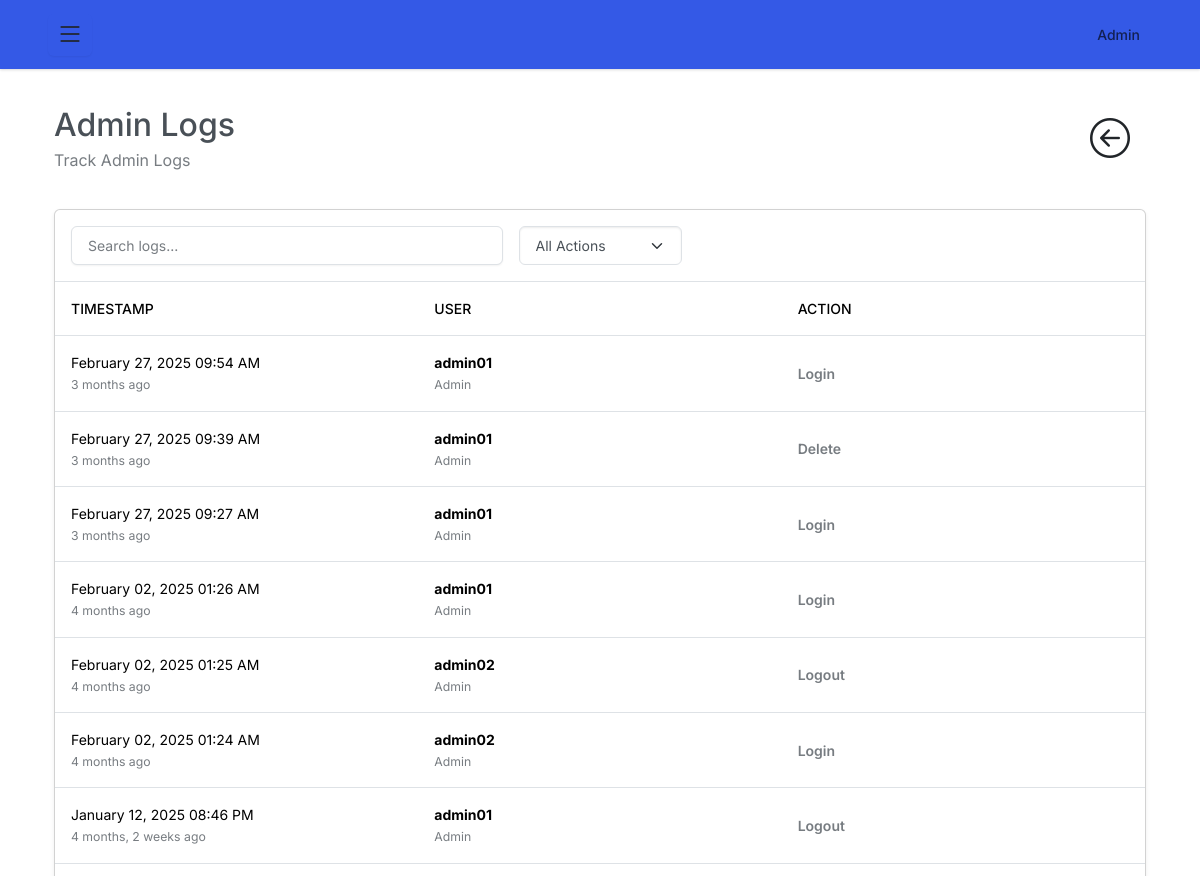
The page /user-admin/audit-trail/ (signed in, upper part) on the database as committed earlier.
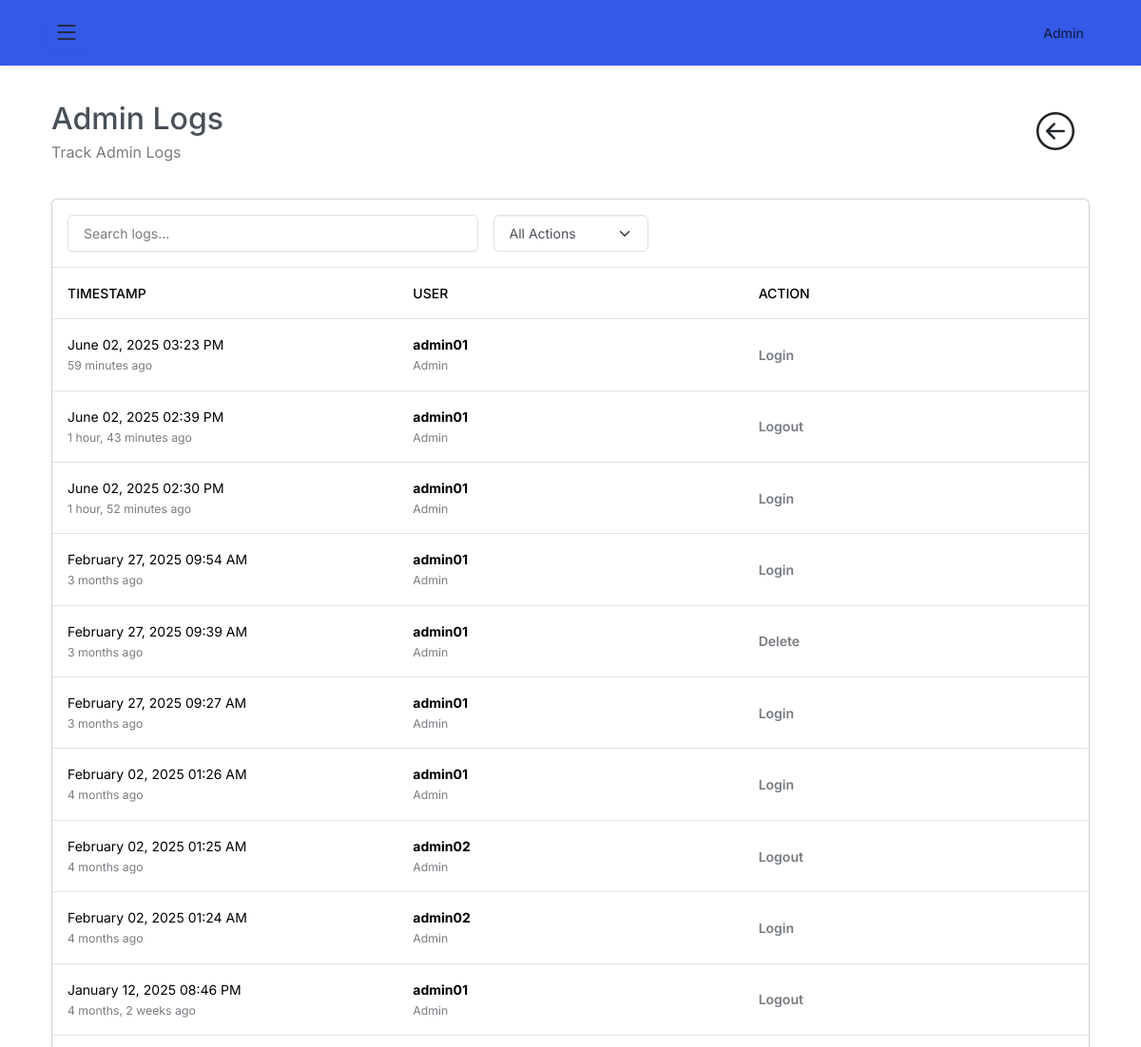
The same page on the database as committed later.
### z_admin/models.py (models this page shows, shortened)
class AdminLogs(models.Model):
    admin = models.ForeignKey(Admin_Account, on_delete=models.CASCADE)
    action = models.CharField(max_length=50, default='default')
    log_time = models.DateTimeField(auto_now_add=True)
    class Meta:
        verbose_name = "AdminLogs"
        verbose_name_plural = "AdminLogs"
        ordering = ['-log_time']

class Admin_Account(models.Model): # This is the model for the admin login
    username = models.CharField(max_length=150)
    password = models.CharField(max_length=128)
    last_login = models.DateTimeField(auto_now=True)
    def __str__(self):
        return self.username
    class Meta:
        verbose_name = "Admin Account"
        verbose_name_plural = "Admin Accounts"

### z_admin/views.py (the view)
# urls.py: path('audit-trail/', views.audit_trail, name='audit-trail'), # READ
@login_required(login_url='admin-login')
def audit_trail(request):
    search_query = request.GET.get('search', '')  # Search term
    action_filter = request.GET.get('action', '')  # Selected action from the dropdown
    logs = AdminLogs.objects.all()
    if search_query:
        logs = logs.filter(
            Q(admin__username__icontains=search_query) |  # Search by admin username (if Admin_Account has a 'username' field)
            Q(action__icontains=search_query)             # Search by action
        )
    if action_filter and action_filter != 'All Actions':
        logs = logs.filter(action__iexact=action_filter)
    context = {
        "logs": logs,
        "search_query": search_query,
        "action_filter": action_filter,
    }
    return render(request, 'temp_admin/audit-trails.html', context)

### templates/temp_admin/audit-trails.html (shortened to what this page needs)
{% extends "temp_admin/base.html" %}
{% block content %}
<div class="container p-4">
    <div class="d-flex justify-content-between align-items-center mb-4">
        <div>
            <h2 class="mb-1">Admin Logs</h2>
            <p class="text-muted mb-0">Track Admin Logs</p>
        </div>
        <a href="{% url 'admin-dashboard' %}" class="m-3 text-dark" title="Back to Dashboard">
            <i class="bi bi-arrow-left-circle fs-1"></i>
        </a>
    </div>
    <div class="card shadow-sm">
        <div class="card-body p-0">
            <div class="border-bottom p-3">
                <div class="row g-3">
                    <div class="col-md-5">
                        <form method="GET" action="{% url 'audit-trail' %}">
                            <input type="text" name="search" class="form-control" placeholder="Search logs..." value="{{ search_query }}">
                    </div>
                    <div class="col-md-2">
                        <select class="form-select" name="action" onchange="this.form.submit()">
                            <option {% if not action_filter or action_filter == 'All Actions' %}selected{% endif %}>All Actions</option>
                        </select>
                    </div>
                </div>
            </div>
            <div class="table-responsive">
                <table class="table table-hover align-middle mb-0">
                    <thead class="bg-light">
                        <tr>
                            <th scope="col" class="w-25">Timestamp</th>
                            <th scope="col" class="w-25">User</th>
                            <th scope="col" class="w-25">Action</th>
                        </tr>
                    </thead>
                    <tbody>
                        {% for log in logs %}
                        <tr>
                            <td>
                                <div>{{ log.log_time|date:"F d, Y h:i A" }}</div>
                                <small class="text-muted">{{ log.log_time|timesince }} ago</small>
                            </td>
                            <td>
                                <div class="d-flex align-items-center">
                                    <div>
                                        <div class="fw-bold">{{ log.admin }}</div>
                                        <small class="text-muted">Admin</small>
                                    </div>
                                </div>
                            </td>
                            <td>
                                <div class="text-muted text-capitalize fw-semibold">{{ log.action}}</div>
                            </td>
                        </tr>
                        {% endfor %}
                    </tbody>
                </table>
            </div>
        </div>
    </div>
</div>
{% endblock %}

Rows that differ between the two databases and show on the page:
added AdminLogs: log_time "June 02, 2025 03:23 PM", log_time "59 minutes", admin "admin01", action "Login"
added AdminLogs: log_time "June 02, 2025 02:39 PM", log_time "1 hour, 43 minutes", admin "admin01", action "Logout"
added AdminLogs: log_time "June 02, 2025 02:30 PM", log_time "1 hour, 52 minutes", admin "admin01", action "Login"
